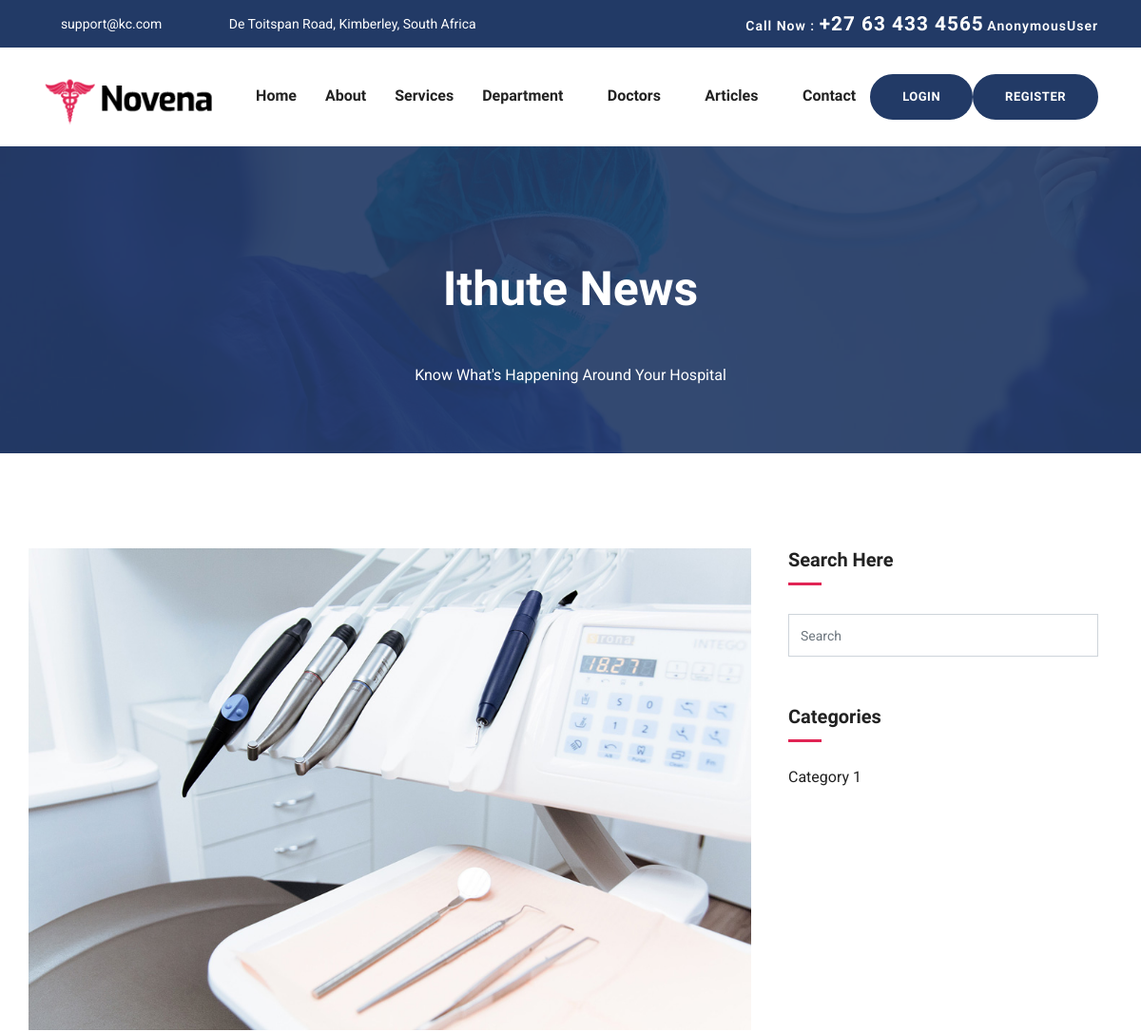
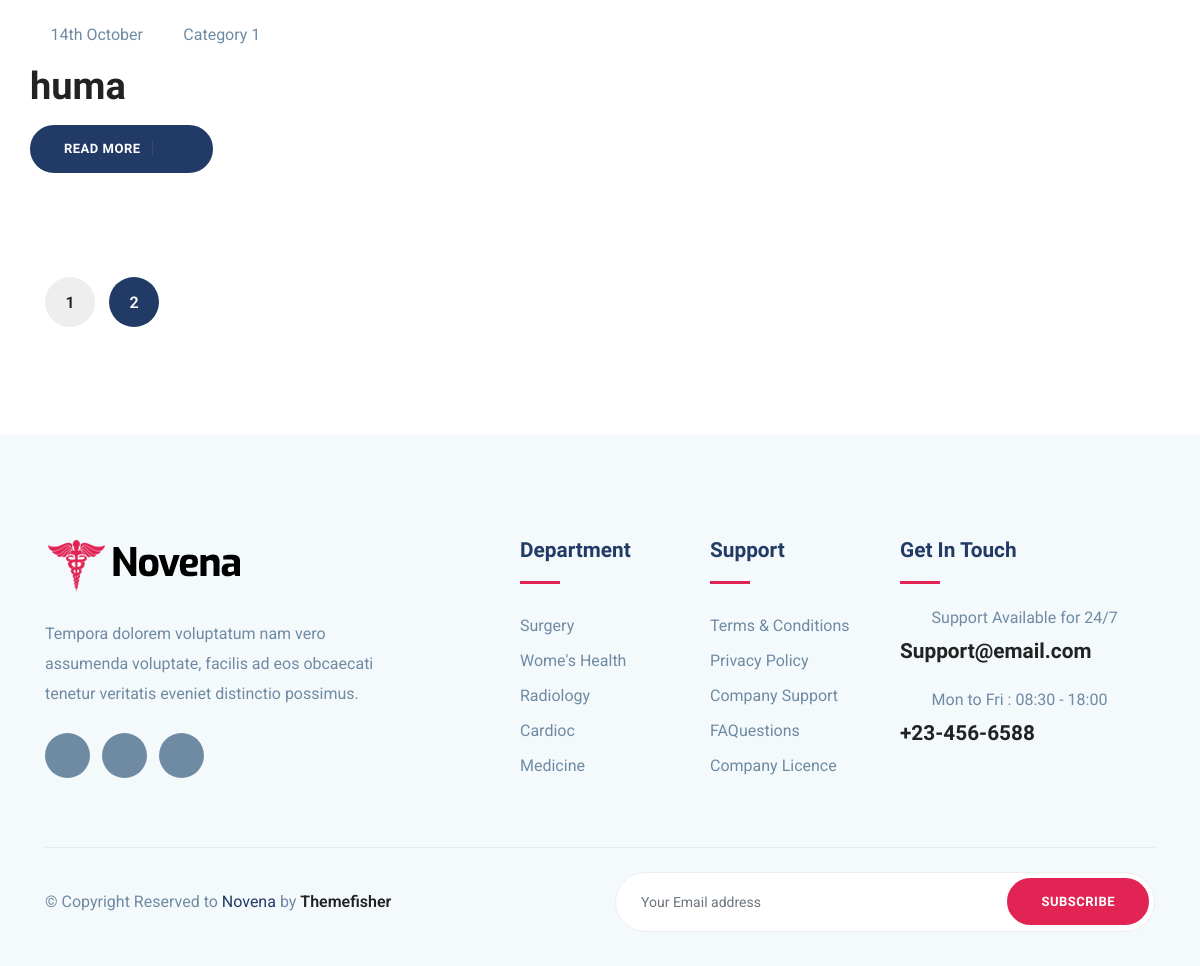
/blog/category/1/?page=2, run on an earlier commit of the app's database (2 pictures, top to bottom).
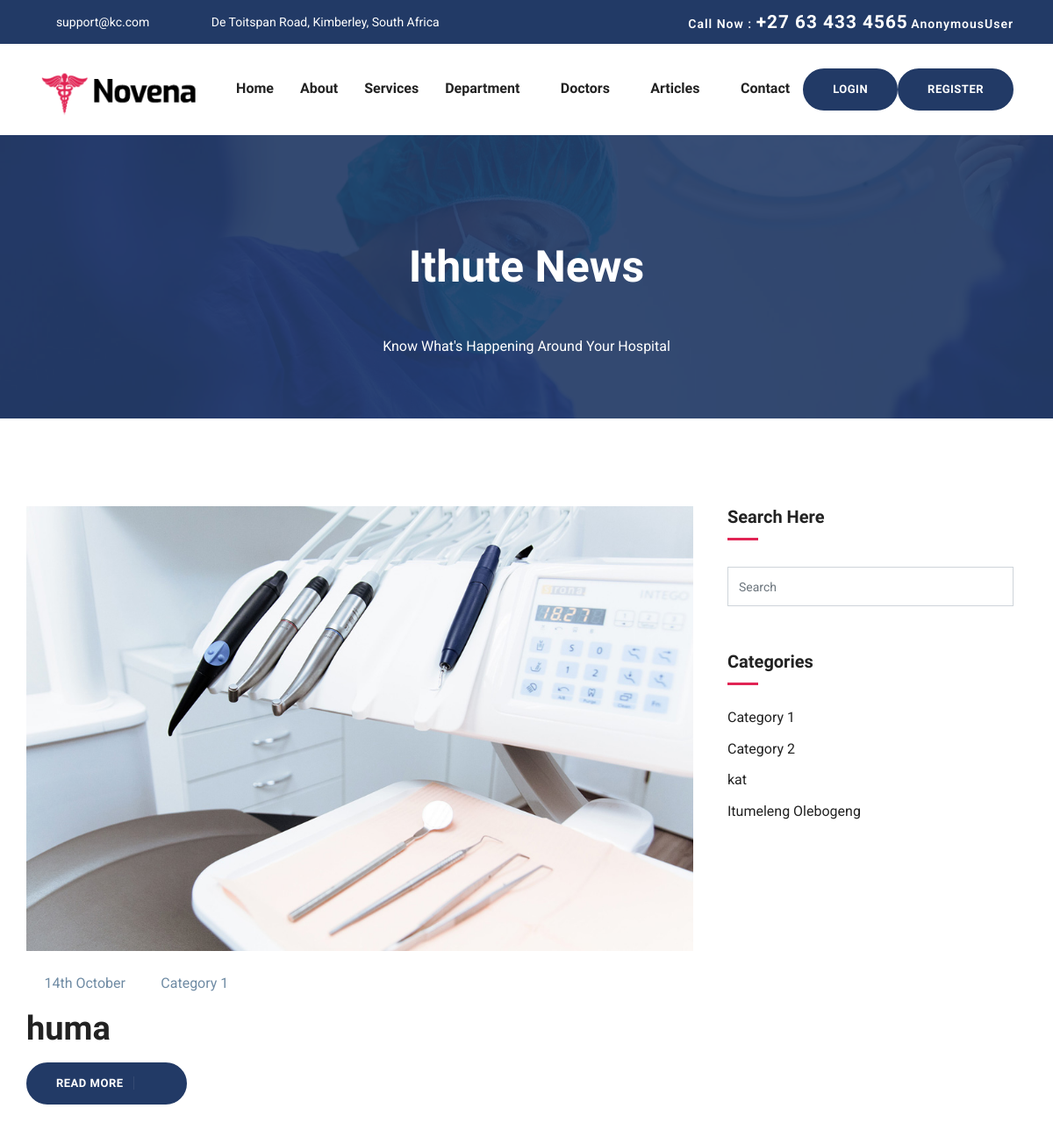
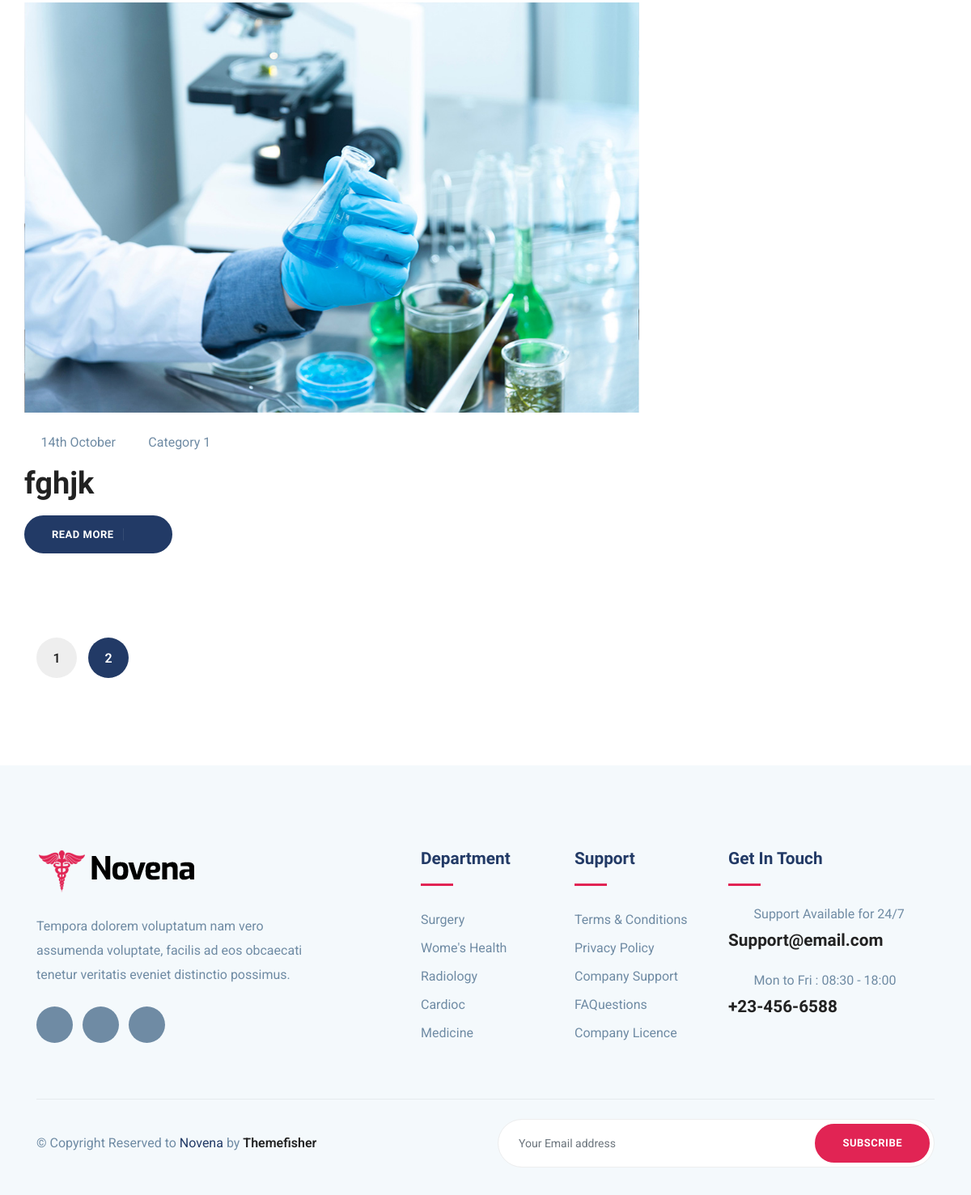
And on a later commit of the database (2 pictures, top to bottom).
### blog/models.py (models this page shows, shortened)
class Article(models.Model):
    title = models.CharField(max_length=200)
    category = models.ForeignKey(Category, on_delete=models.CASCADE)
    content = models.TextField()
    author = models.ForeignKey(User, on_delete=models.CASCADE)  # If you want to associate articles with users
    date = models.DateTimeField(auto_now_add=True)
    picture = models.ImageField(upload_to='article_images/')  # Define the upload path for article pictures

class Category(models.Model):
    name = models.CharField(max_length=100, unique=True)
    description = models.TextField()

### blog/views.py (the view)
# urls.py: path('category/<int:category_id>/', views.category_articles, name='category_articles'),
def category_articles(request, category_id):
    categories =Category .objects.all()
    category = Category.objects.get(pk=category_id)
    articles = Article.objects.filter(category=category)
    page = request.GET.get('page')
    paginator = Paginator(articles, 3)  # Show 3 articles per page
    try:
        articles = paginator.page(page)
    except PageNotAnInteger:
        articles = paginator.page(1)
    except EmptyPage:
        articles = paginator.page(paginator.num_pages)
    return render(request, 'blog/index.html', {'category': category, 'categories':categories, 'articles': articles})

### templates/blog/index.html (shortened to what this page needs)
{% extends 'base.html' %}
{% block content %}
{% load static %}
<body id="top">
  <section class="page-title bg-1">
    <div class="container">
      <div class="row">
        <div class="col-md-12">
          <div class="block text-center">
            <h1 class="text-capitalize mb-5 text-lg">Ithute News</h1>
            <span class="text-white">Know What's Happening Around Your Hospital</span><br>
          </div>
        </div>
      </div>
    </div>
  </section>
  <section class="section blog-wrap">
    <div class="container">
      <div class="row">
        <div class="col-lg-8">
          <div class="row">
            <div class="row">
				{% if articles %}
				{% for article in articles %}
				  <div class="col-lg-12 col-md-12 mb-5">
					<div class="blog-item" data-category="{{ article.category.name|lower }}">
					  <div class="blog-thumb">
						<img src="{{ article.picture.url }}" alt="{{ article.title }}" class="img-fluid">
					  </div>
					  <div class="blog-item-content">
						<div class="blog-item-meta mb-3 mt-4">
						  <span class="text-black text-capitalize mr-3">
							<i class="icofont-calendar mr-1"></i> {{ article.date|date:"jS F" }}
						  </span>
						  <span class="text-black text-capitalize mr-3">
							<i class="icofont-folder-open mr-1"></i> {{ article.category.name }}
						  </span>
						</div>
						<h2 class="mt-3 mb-3"><a href="{% url 'blog_details' article.pk %}">{{ article.title }}</a></h2>
						<a href="{% url 'blog_details' article.pk %}" target="_blank" class="btn btn-main btn-icon btn-round-full">Read More <i class="icofont-simple-right ml-2"></i></a>
					  </div>
					</div>
				  </div>
				{% endfor %}
			  {% else %}
				<div class="col-lg-12">
				  <p>No articles found</p>
				</div>
			  {% endif %}
            </div>
          </div>
        </div>
        <div class="col-lg-4">
          <div class="sidebar-wrap pl-lg-4 mt-5 mt-lg-0">
			<div class="sidebar-widget search mb-3">
				<h5>Search Here</h5>
				<form action="{% url 'search_articles' %}" class="search-form" method="get">
					<input type="text" class="form-control" placeholder="Search" name="q" id="articleSearch">
				</form>
			</div>
            <div class="sidebar-widget category mb-3">
				<h5 class="mb-4">Categories</h5>
				<ul class="list-unstyled">
					{% for category in categories %}
						<li class="align-items-center">
							<a href="{% url 'category_articles' category.id %}">{{ category.name }}</a>
						</li>
					{% endfor %}
				</ul>
			</div>
          </div>
        </div>
      </div>
      <div class="row mt-5">
        <div class="col-lg-8">
          <nav class="pagination py-2 d-inline-block">
			{% if articles %}
			<div class="nav-links">
			  {% if articles.has_previous %}
				<a class="page-numbers" href="?page=1">1</a>
			  {% endif %}
			  <span aria-current="page" class="page-numbers current">{{ articles.number }}</span>
			</div>
		  {% endif %}
          </nav>
        </div>
      </div>
    </div>
  </section>
  {% endblock content %}

### templates/base.html (shortened to what this page needs)
{% load static %}
<!DOCTYPE html>
<html lang="en">
<head>
    <link rel="stylesheet" href="{% static 'plugins/bootstrap/css/bootstrap.min.css' %}">
    <link rel="stylesheet" href="{% static 'plugins/icofont/icofont.min.css' %}">
    <link rel="stylesheet" href="{% static 'plugins/slick-carousel/slick/slick.css' %}">
    <link rel="stylesheet" href="{% static 'plugins/slick-carousel/slick/slick-theme.css' %}">
    <link rel="stylesheet" href="{% static 'css/style.css' %}">
</head>
<body>
    <header>
        <div class="header-top-bar">
            <div class="container">
                <div class="row align-items-center">
                    <div class="col-lg-6">
                        <ul class="top-bar-info list-inline-item pl-0 mb-0">
                            <li class="list-inline-item"><a href="mailto:support@gmail.com"><i class="icofont-support-faq mr-2"></i>support@kc.com<a></li>
                            <li class="list-inline-item"><i class="icofont-location-pin mr-2"></i>De Toitspan Road, Kimberley, South Africa</li>
                        </ul>
                    </div>
                    <div class="col-lg-6">
                        <div class="text-lg-right top-right-bar mt-2 mt-lg-0">
                            <a href="tel:+23-345-67890" >
                                <span>Call Now : </span>
                                <span class="h4">+27 63 433 4565</span>
                                <span>{{ request.user}}</span>
                            </a>
                        </div>
                    </div>
                </div>
            </div>
        </div>
        <nav class="navbar navbar-expand-lg navigation" id="navbar">
            <div class="container">
                  <a class="navbar-brand" href="{% url 'index' %}">
                      <img src="images/logo.png" alt="" class="img-fluid">
                  </a>
              <div class="collapse navbar-collapse" id="navbarmain">
                <ul class="navbar-nav ml-auto">
                  <li class="nav-item active">
                    <a class="nav-link" href="{% url 'index' %}">Home</a>
                  </li>
                   <li class="nav-item"><a class="nav-link" href="about.html">About</a></li>
                    <li class="nav-item"><a class="nav-link" href="service.html">Services</a></li>
                    <li class="nav-item dropdown">
                        <a class="nav-link dropdown-toggle" href="department.html" id="dropdown02" data-toggle="dropdown" aria-haspopup="true" aria-expanded="false">Department <i class="icofont-thin-down"></i></a>
                      </li>
                      <li class="nav-item dropdown">
                        <a class="nav-link dropdown-toggle" href="doctor.html" id="dropdown03" data-toggle="dropdown" aria-haspopup="true" aria-expanded="false">Doctors <i class="icofont-thin-down"></i></a>
                      </li>
                      <li class="nav-item dropdown">
                        <a class="nav-link dropdown-toggle" href="doctor.html" id="dropdown03" data-toggle="dropdown" aria-haspopup="true" aria-expanded="false">Articles <i class="icofont-thin-down"></i></a>
                      </li>
                   <li class="nav-item"><a class="nav-link" href="contact.html">Contact</a></li>
                {% if user.is_authenticated %}
                   <li class="nav-item"> <a href="" class="btn btn-main btn-round-full">Profile</a></li>
               {% else %}
                   <li class="nav-item"> <a href="{% url 'login' %}" class="btn btn-main btn-round-full">Login</a></li>
                   <li class="nav-item"> <a href="{% url 'register' %}" class="btn btn-main btn-round-full">Register</a></li>
               {% endif %}
                </ul>
              </div>
            </div>
        </nav>
    </header>
    <main>
        {% block content %}{% endblock %}
    </main>
    <footer class="footer section gray-bg">
        <div class="container">
            <div class="row">
                <div class="col-lg-4 mr-auto col-sm-6">
                    <div class="widget mb-5 mb-lg-0">
                        <div class="logo mb-4">
                            <img src="images/logo.png" alt="" class="img-fluid">
                        </div>
                        <p>Tempora dolorem voluptatum nam vero assumenda voluptate, facilis ad eos obcaecati tenetur veritatis eveniet distinctio possimus.</p>
                        <ul class="list-inline footer-socials mt-4">
                            <li class="list-inline-item"><a href="https://www.facebook.com/themefisher"><i class="icofont-facebook"></i></a></li>
                            <li class="list-inline-item"><a href="https://twitter.com/themefisher"><i class="icofont-twitter"></i></a></li>
                            <li class="list-inline-item"><a href="https://www.pinterest.com/themefisher/"><i class="icofont-linkedin"></i></a></li>
                        </ul>
                    </div>
                </div>
                <div class="col-lg-2 col-md-6 col-sm-6">
                    <div class="widget mb-5 mb-lg-0">
                        <h4 class="text-capitalize mb-3">Department</h4>
                        <div class="divider mb-4"></div>
                        <ul class="list-unstyled footer-menu lh-35">
                            <li><a href="#">Surgery </a></li>
                            <li><a href="#">Wome's Health</a></li>
                            <li><a href="#">Radiology</a></li>
                            <li><a href="#">Cardioc</a></li>
                            <li><a href="#">Medicine</a></li>
                        </ul>
                    </div>
                </div>
                <div class="col-lg-2 col-md-6 col-sm-6">
                    <div class="widget mb-5 mb-lg-0">
                        <h4 class="text-capitalize mb-3">Support</h4>
                        <div class="divider mb-4"></div>
                        <ul class="list-unstyled footer-menu lh-35">
                            <li><a href="#">Terms & Conditions</a></li>
                            <li><a href="#">Privacy Policy</a></li>
                            <li><a href="#">Company Support </a></li>
                            <li><a href="#">FAQuestions</a></li>
                            <li><a href="#">Company Licence</a></li>
                        </ul>
                    </div>
                </div>
                <div class="col-lg-3 col-md-6 col-sm-6">
                    <div class="widget widget-contact mb-5 mb-lg-0">
                        <h4 class="text-capitalize mb-3">Get in Touch</h4>
                        <div class="divider mb-4"></div>
                        <div class="footer-contact-block mb-4">
                            <div class="icon d-flex align-items-center">
                                <i class="icofont-email mr-3"></i>
                                <span class="h6 mb-0">Support Available for 24/7</span>
                            </div>
                            <h4 class="mt-2"><a href="tel:+23-345-67890">Support@email.com</a></h4>
                        </div>
                        <div class="footer-contact-block">
                            <div class="icon d-flex align-items-center">
                                <i class="icofont-support mr-3"></i>
                                <span class="h6 mb-0">Mon to Fri : 08:30 - 18:00</span>
                            </div>
                            <h4 class="mt-2"><a href="tel:+23-345-67890">+23-456-6588</a></h4>
                        </div>
                    </div>
                </div>
            </div>
            <div class="footer-btm py-4 mt-5">
                <div class="row align-items-center justify-content-between">
                    <div class="col-lg-6">
                        <div class="copyright">
                            &copy; Copyright Reserved to <span class="text-color">Novena</span> by <a href="https://themefisher.com/" target="_blank">Themefisher</a>
                        </div>
                    </div>
                    <div class="col-lg-6">
                        <div class="subscribe-form text-lg-right mt-5 mt-lg-0">
                            <form action="#" class="subscribe">
                                <input type="text" class="form-control" placeholder="Your Email address">
                                <a href="#" class="btn btn-main-2 btn-round-full">Subscribe</a>
                            </form>
                        </div>
                    </div>
                </div>
            </div>
        </div>
    </footer>
</body>
</html>

What changed in the data, as far as the page shows it:
added Article: picture (picture), date "14th October", category.name "Category 1", title "fghjk"
added Category: name "Category 2"
added Category: name "kat"
added Category: name "Itumeleng Olebogeng"
